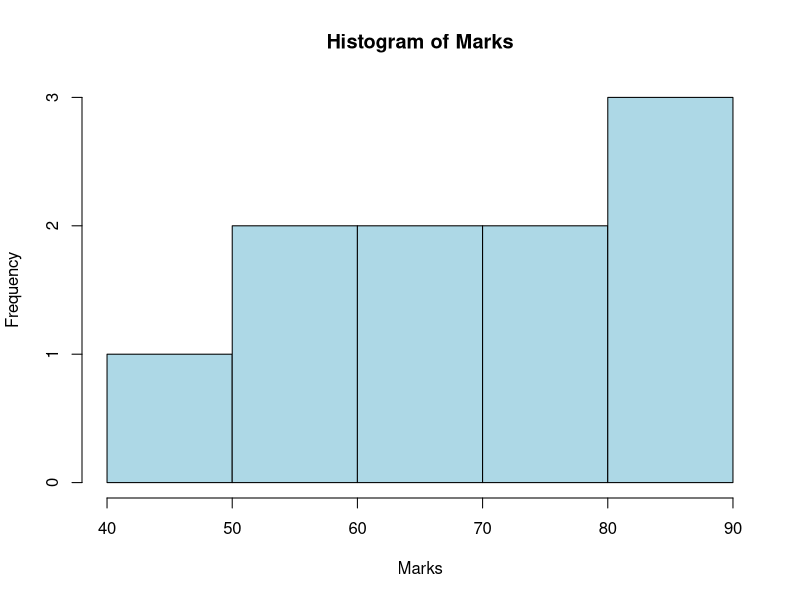
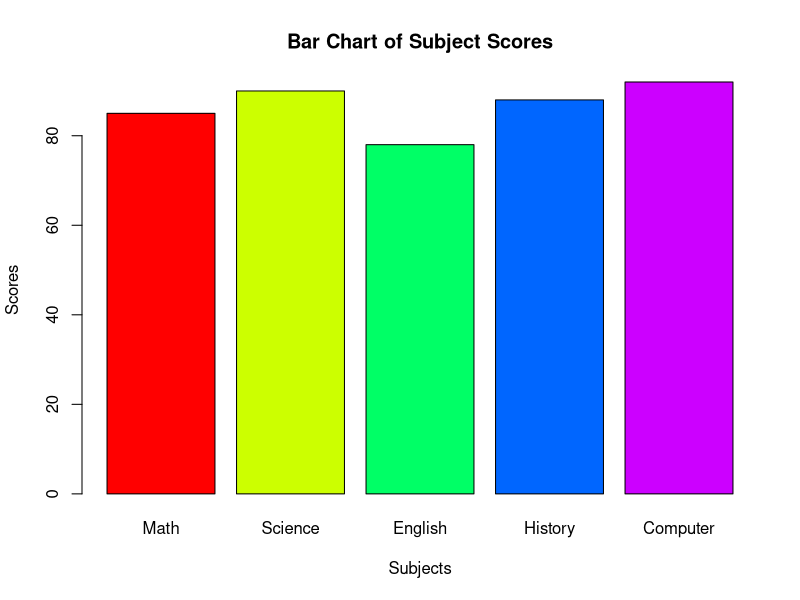
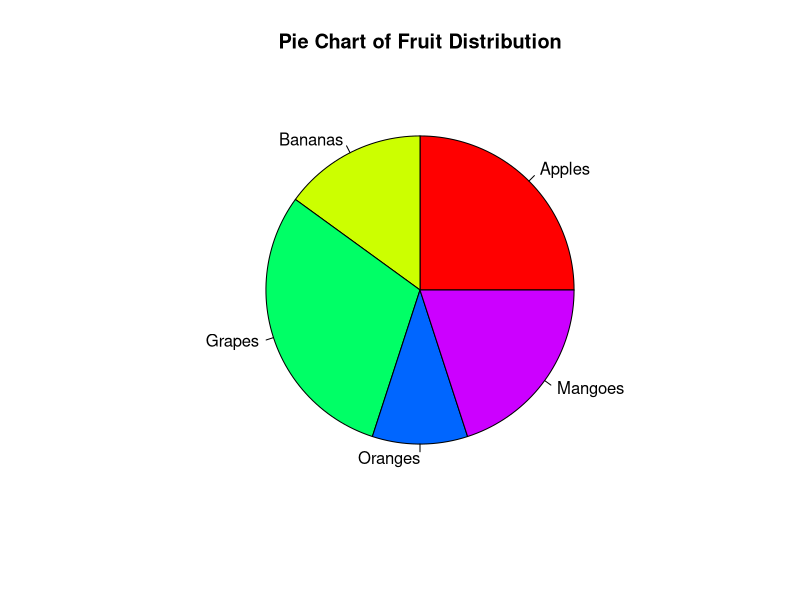

Here is the R script that generated these plots, in order:
# Program: Plot Histogram, Bar Chart, and Pie Chart on Sample Data

# -------------------------------
# Sample Data
# -------------------------------
marks <- c(56, 78, 45, 90, 82, 67, 89, 73, 55, 69)

# -------------------------------
# 1. Histogram
# -------------------------------
hist(marks,
     main = "Histogram of Marks",
     xlab = "Marks",
     ylab = "Frequency",
     col = "lightblue",
     border = "black")

# -------------------------------
# 2. Bar Chart
# -------------------------------
subjects <- c("Math", "Science", "English", "History", "Computer")
scores <- c(85, 90, 78, 88, 92)

barplot(scores,
        names.arg = subjects,
        col = rainbow(length(subjects)),
        main = "Bar Chart of Subject Scores",
        xlab = "Subjects",
        ylab = "Scores",
        border = "black")

# -------------------------------
# 3. Pie Chart
# -------------------------------
pie_data <- c(25, 15, 30, 10, 20)
labels <- c("Apples", "Bananas", "Grapes", "Oranges", "Mangoes")

pie(pie_data,
    labels = labels,
    col = rainbow(length(pie_data)),
    main = "Pie Chart of Fruit Distribution")
